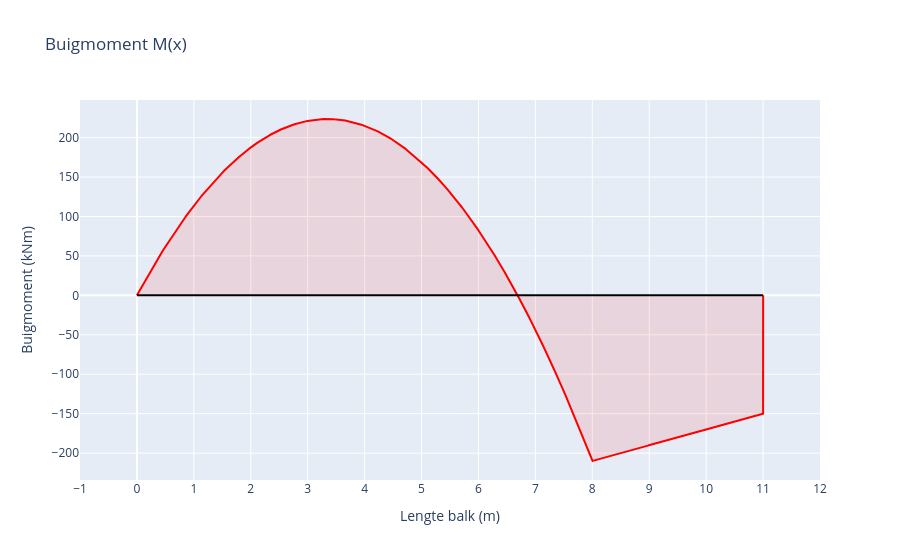

This figure's notebook cell:
### Markdown cell above
## Buigmomentgrafiek

### Code cell
layout = go.Layout(
    title="Buigmoment M(x)",
    xaxis=dict(dtick=1,title="Lengte balk (m)", range=[-1, lengteBalk+1]),
    yaxis=dict(title="Buigmoment (kNm)"),
    showlegend=False
)

line = go.Scatter(
    x=X,
    y= sum(bendingMoment),
    mode='lines',
    name='Buigmoment (kNm)',
    fill = 'tonexty',
    line_color='red',
    fillcolor='rgba(255,0,0,0.1)'
)

axis = go.Scatter(
    x= [0,lengteBalk],
    y= [0,0],
    mode='lines',
    line_color='black'
)

fig= go.Figure(data=[line, axis], layout=layout)
fig.show()

### Figure 1 — Plotly figure (JSON) as saved in the notebook; plotly's stock layout.template omitted (floating-point values rounded to 4 significant figures; data arrays with more than 128 entries replaced by an {"elided": "..."} marker saying what was removed)
{"data": [{"fill": "tonexty", "fillcolor": "rgba(255,0,0,0.1)", "line": {"color": "red"}, "mode": "lines", "name": "Buigmoment (kNm)", "type": "scatter", "x": {"elided": "10002 float values"}, "y": {"elided": "10002 float values"}}, {"line": {"color": "black"}, "mode": "lines", "type": "scatter", "x": [0, 11], "y": [0, 0]}], "layout": {"autosize": true, "showlegend": false, "title": {"text": "Buigmoment M(x)"}, "xaxis": {"dtick": 1, "range": [-1, 12], "title": {"text": "Lengte balk (m)"}, "type": "linear"}, "yaxis": {"autorange": true, "range": [-234.1, 247.7], "title": {"text": "Buigmoment (kNm)"}, "type": "linear"}}}
